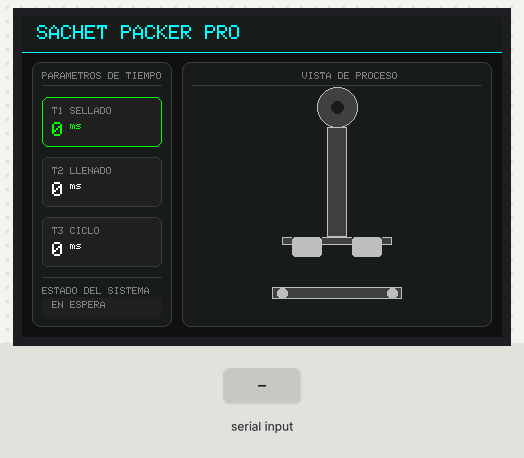
Recording of a sketch running on a simulated Arduino Nano, built with avr-gcc and run on an emulated ATmega328P. On the bench: 480×320 colour display. The inputs (shaded band) are chosen by the test bench.

Above: at 1.7 s.
1.8 s: "1\n" received over Serial
At 3.2 s:
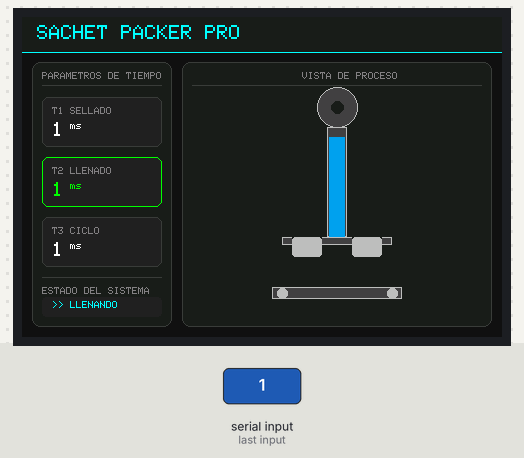
3.4 s: "2\n" received over Serial
At 4.0 s:
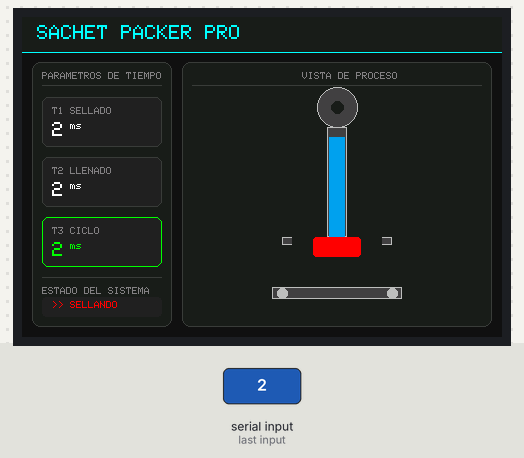
5.1 s: "3\n" received over Serial
At 5.9 s:
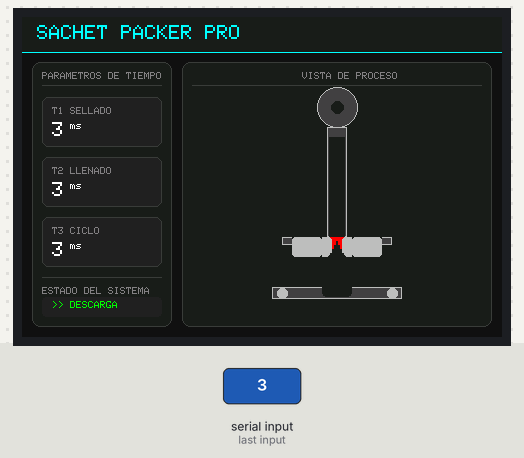
Timing chart, 0 to 8.1 s (numbered marks = the images above; inputs shaded):
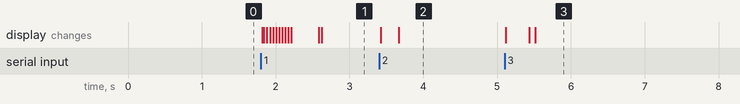

The sketch:

tft.ino
```cpp
#include <MCUFRIEND_kbv.h>
MCUFRIEND_kbv tft;

// --- PALETA DE COLORES INDUSTRIAL (Alto Contraste) ---
#define BG_MAIN       0x1082
#define BG_PANEL      0x18E3
#define BG_CARD       0x2104
#define BORDER_COLOR  0x39E7
#define TEXT_MAIN     0xFFFF
#define TEXT_DIM      0x8410
#define ACCENT_CYAN   0x07FF
#define ACCENT_GREEN  0x07E0
#define ACCENT_RED    0xF800
#define ACCENT_ORANGE 0xFD20
#define LIQUID_COLOR  0x051D
#define METAL_LIGHT   0xBDF7
#define METAL_DARK    0x4208

// --- VARIABLES DE DATOS (Recibidas del Nano) ---
int t1 = 0, t2 = 0, t3 = 0, estado = 0, paramSel = 0;
String datosRecibidos = "";

// --- VARIABLES DE ANIMACIÓN ---
int liquidLevel = 0;
int jawOffset = 0;
int sachetY = 0;
bool sachetVisible = false;
unsigned long lastAnimTime = 0;

// --- VARIABLES PARA EVITAR PARPADEO ---
int old_t1 = -1, old_t2 = -1, old_t3 = -1, old_estado = -1, old_paramSel = -1;
int old_liquidLevel = -1, old_jawOffset = -1, old_sachetY = -1;
bool old_sachetVisible = false;

void setup() {
  Serial.begin(9600);

  uint16_t ID = tft.readID();
  if (ID == 0xD3D3) ID = 0x9486;
  tft.begin(ID);
  tft.setRotation(1);

  drawStaticUI();
}

void loop() {
  while (Serial.available()) {
    char c = Serial.read();
    if (c == '\n') {
      procesarDatos(datosRecibidos);
      datosRecibidos = "";
    } else {
      datosRecibidos += c;
    }
  }

  actualizarPanelDatos();
  animarProceso();
}

// ==========================================================
// DIBUJO ESTÁTICO
// ==========================================================
void drawStaticUI() {
  tft.fillScreen(BG_MAIN);

  tft.fillRect(0, 0, 480, 35, BG_PANEL);
  tft.drawFastHLine(0, 35, 480, ACCENT_CYAN);
  tft.setTextColor(ACCENT_CYAN);
  tft.setTextSize(2);
  tft.setCursor(15, 8);
  tft.print("SACHET PACKER PRO");

  tft.fillRoundRect(10, 45, 140, 265, 8, BG_PANEL);
  tft.drawRoundRect(10, 45, 140, 265, 8, BORDER_COLOR);

  tft.setTextColor(TEXT_DIM);
  tft.setTextSize(1);
  tft.setCursor(20, 55); tft.print("PARAMETROS DE TIEMPO");
  tft.drawFastHLine(20, 68, 120, BORDER_COLOR);

  drawDataCard(20, 80, "T1 SELLADO", 0);
  drawDataCard(20, 140, "T2 LLENADO", 1);
  drawDataCard(20, 200, "T3 CICLO", 2);

  tft.drawFastHLine(20, 260, 120, BORDER_COLOR);
  tft.setTextColor(TEXT_DIM);
  tft.setCursor(20, 270); tft.print("ESTADO DEL SISTEMA");
  tft.fillRoundRect(20, 280, 120, 20, 4, BG_CARD);

  tft.fillRoundRect(160, 45, 310, 265, 8, BG_PANEL);
  tft.drawRoundRect(160, 45, 310, 265, 8, BORDER_COLOR);

  tft.setTextColor(TEXT_DIM);
  tft.setTextSize(1);
  tft.setCursor(280, 55); tft.print("VISTA DE PROCESO");
  tft.drawFastHLine(170, 68, 290, BORDER_COLOR);

  tft.fillCircle(315, 90, 20, METAL_DARK);
  tft.drawCircle(315, 90, 20, METAL_LIGHT);
  tft.fillCircle(315, 90, 6, BG_PANEL);

  tft.fillRect(305, 110, 20, 110, METAL_DARK);
  tft.drawRect(305, 110, 20, 110, METAL_LIGHT);

  tft.fillRect(260, 220, 110, 8, METAL_DARK);
  tft.drawRect(260, 220, 110, 8, METAL_LIGHT);

  tft.fillRect(250, 270, 130, 12, METAL_DARK);
  tft.drawRect(250, 270, 130, 12, METAL_LIGHT);
  tft.fillCircle(260, 276, 5, METAL_LIGHT);
  tft.fillCircle(370, 276, 5, METAL_LIGHT);
}

void drawDataCard(int x, int y, String label, int id) {
  tft.fillRoundRect(x, y, 120, 50, 6, BG_CARD);
  tft.drawRoundRect(x, y, 120, 50, 6, BORDER_COLOR);

  tft.setTextColor(TEXT_DIM);
  tft.setTextSize(1);
  tft.setCursor(x + 10, y + 10);
  tft.print(label);

  tft.setTextColor(TEXT_MAIN);
  tft.setTextSize(2);
  tft.setCursor(x + 10, y + 25);
  tft.print("0000");
  tft.setTextSize(1);
  tft.print(" ms");
}

// ==========================================================
// PROCESAMIENTO DE DATOS
// ==========================================================
void procesarDatos(String datos) {
  int i1 = datos.indexOf(':');
  int i2 = datos.indexOf(',', i1);
  int new_t1 = datos.substring(i1 + 1, i2).toInt();

  i1 = datos.indexOf(':', i2);
  i2 = datos.indexOf(',', i1);
  int new_t2 = datos.substring(i1 + 1, i2).toInt();

  i1 = datos.indexOf(':', i2);
  i2 = datos.indexOf(',', i1);
  int new_t3 = datos.substring(i1 + 1, i2).toInt();

  i1 = datos.indexOf(':', i2);
  i2 = datos.indexOf(',', i1);
  int new_estado = datos.substring(i1 + 1, i2).toInt();

  i1 = datos.indexOf(':', i2);
  int new_paramSel = datos.substring(i1 + 1).toInt();

  if (new_t1 != t1 || new_t2 != t2 || new_t3 != t3 || new_estado != estado || new_paramSel != paramSel) {
    t1 = new_t1; t2 = new_t2; t3 = new_t3;
    estado = new_estado;
    paramSel = new_paramSel;
  }
}

// ==========================================================
// ACTUALIZACIÓN DE PANEL DE DATOS (CORREGIDO)
// ==========================================================
void actualizarPanelDatos() {
  // 1. Detectar si cambió la selección ANTES de dibujar
  bool selectionChanged = (paramSel != old_paramSel);

  // 2. Actualizar tarjetas pasando el estado de la selección
  updateDataCard(20, 80, t1, 0, selectionChanged);
  updateDataCard(20, 140, t2, 1, selectionChanged);
  updateDataCard(20, 200, t3, 2, selectionChanged);

  // 3. Actualizar Estado del sistema
  if (estado != old_estado) {
    tft.fillRoundRect(25, 282, 110, 16, 4, BG_CARD);
    tft.setCursor(30, 284);
    tft.setTextSize(1);

    switch(estado) {
      case 0: tft.setTextColor(TEXT_DIM); tft.print("EN ESPERA"); break;
      case 1: tft.setTextColor(ACCENT_CYAN); tft.print(">> LLENANDO"); break;
      case 2: tft.setTextColor(ACCENT_RED); tft.print(">> SELLANDO"); break;
      case 3: tft.setTextColor(ACCENT_GREEN); tft.print(">> DESCARGA"); break;
    }
    old_estado = estado;
  }

  // 4. Actualizar la variable de control SOLO AL FINAL
  old_paramSel = paramSel;
}

void updateDataCard(int x, int y, int valor, int id, bool selectionChanged) {
  bool isSel = (paramSel == id);
  bool valChanged = (id == 0 && t1 != old_t1) || (id == 1 && t2 != old_t2) || (id == 2 && t3 != old_t3);

  // Solo redibujar si cambió el valor O si cambió la selección del encoder
  if (valChanged || selectionChanged) {

    // Redibujar borde (Verde si está seleccionado, Azul si no)
    tft.drawRoundRect(x, y, 120, 50, 6, isSel ? ACCENT_GREEN : BORDER_COLOR);

    // Limpiar y escribir el valor
    tft.fillRect(x + 10, y + 25, 80, 20, BG_CARD);
    tft.setTextColor(isSel ? ACCENT_GREEN : TEXT_MAIN);
    tft.setTextSize(2);
    tft.setCursor(x + 10, y + 25);
    tft.print(valor);
    tft.setTextSize(1);
    tft.print(" ms");

    // Guardar el valor actual para la próxima comparación
    if(id == 0) old_t1 = valor;
    if(id == 1) old_t2 = valor;
    if(id == 2) old_t3 = valor;
  }
}

// ==========================================================
// ANIMACIÓN DEL PROCESO
// ==========================================================
void animarProceso() {
  if (millis() - lastAnimTime > 40) {
    lastAnimTime = millis();
    processAnimationLogic();
  }

  if (liquidLevel != old_liquidLevel) {
    if (old_liquidLevel > 0) {
      int h = map(old_liquidLevel, 0, 100, 0, 100);
      tft.fillRect(307, 220 - h, 16, h, BG_PANEL);
    }
    if (liquidLevel > 0) {
      int h = map(liquidLevel, 0, 100, 0, 100);
      tft.fillRect(307, 220 - h, 16, h, LIQUID_COLOR);
    }
    old_liquidLevel = liquidLevel;
  }

  if (jawOffset != old_jawOffset) {
    tft.fillRect(270, 220, 30, 20, BG_PANEL);
    tft.fillRect(330, 220, 30, 20, BG_PANEL);

    uint16_t color = (jawOffset > 10) ? ACCENT_RED : METAL_LIGHT;
    tft.fillRoundRect(270 + jawOffset, 220, 30, 20, 3, color);
    tft.fillRoundRect(330 - jawOffset, 220, 30, 20, 3, color);

    old_jawOffset = jawOffset;
  }

  if (sachetY != old_sachetY || sachetVisible != old_sachetVisible) {
    if (old_sachetVisible) {
      tft.fillRoundRect(300, old_sachetY, 30, 40, 4, BG_PANEL);
    }

    if (sachetVisible) {
      tft.fillRoundRect(300, sachetY, 30, 40, 4, ACCENT_CYAN);
      tft.drawRoundRect(300, sachetY, 30, 40, 4, TEXT_MAIN);
      tft.drawFastHLine(305, sachetY + 10, 20, TEXT_MAIN);
    }

    old_sachetY = sachetY;
    old_sachetVisible = sachetVisible;
  }
}

void processAnimationLogic() {
  static int lastEstado = -1;

  if (estado != lastEstado) {
    if (estado == 1) { liquidLevel = 0; jawOffset = 0; sachetVisible = false; }
    if (estado == 2) { liquidLevel = 100; jawOffset = 0; sachetVisible = false; }
    if (estado == 3) {
      liquidLevel = 0;
      jawOffset = 20;
      sachetY = 220;
      sachetVisible = true;
    }
    if (estado == 0) { liquidLevel = 0; jawOffset = 0; sachetVisible = false; }
    lastEstado = estado;
  }

  switch(estado) {
    case 1:
      if (liquidLevel < 100) liquidLevel += 5;
      break;
    case 2:
      if (jawOffset < 20) jawOffset += 3;
      break;
    case 3:
      if (sachetVisible) {
        if (sachetY < 240) {
          sachetY += 4;
        } else {
          sachetVisible = false;
        }
      }
      if (jawOffset > 0) jawOffset -= 2;
      break;
  }
}
```

Measured:
- after the input at 1.8 s, the display: first changes at once (image 1 shows a later state)
- after the input at 3.4 s, the display: first changes at once (image 2 shows a later state)
- after the input at 5.1 s, the display: first changes at once (image 3 shows a later state)
